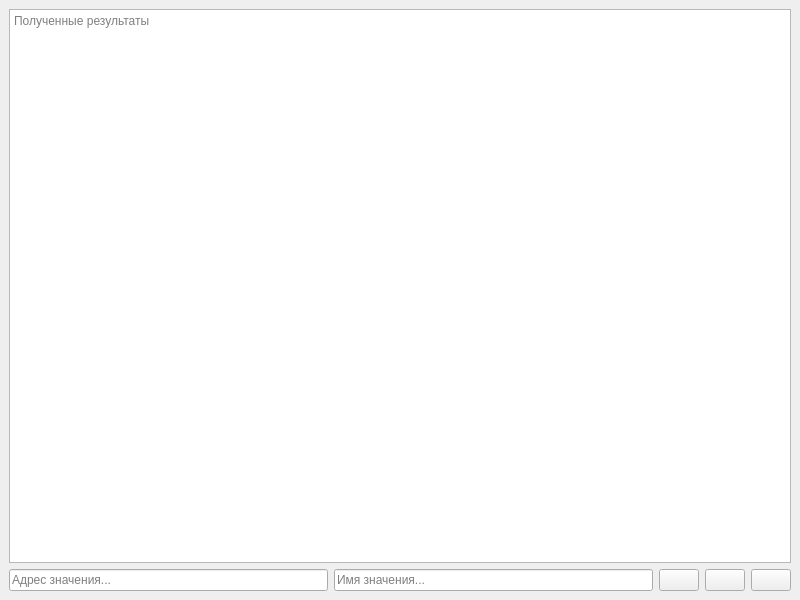
<?xml version="1.0" encoding="UTF-8"?>
<ui version="4.0">
 <class>RegWindow</class>
 <widget class="QMainWindow" name="RegWindow">
  <property name="geometry">
   <rect>
    <x>0</x>
    <y>0</y>
    <width>800</width>
    <height>600</height>
   </rect>
  </property>
  <property name="windowTitle">
   <string>RegKiller</string>
  </property>
  <property name="windowIcon">
   <iconset resource="Resources/icons.qrc">
    <normaloff>:/icons/main_icons/Icons/monitor.png</normaloff>:/icons/main_icons/Icons/monitor.png</iconset>
  </property>
  <widget class="QWidget" name="fullGroup">
   <layout class="QVBoxLayout" name="verticalLayout_3">
    <item>
     <widget class="QTextEdit" name="outputArea">
      <property name="readOnly">
       <bool>true</bool>
      </property>
      <property name="placeholderText">
       <string>Полученные результаты</string>
      </property>
     </widget>
    </item>
    <item>
     <layout class="QHBoxLayout" name="controlGroup">
      <item>
       <layout class="QHBoxLayout" name="horizontalLayout">
        <item>
         <widget class="QLineEdit" name="addrEdit">
          <property name="placeholderText">
           <string>Адрес значения...</string>
          </property>
         </widget>
        </item>
        <item>
         <widget class="QLineEdit" name="nameEdit">
          <property name="placeholderText">
           <string>Имя значения...</string>
          </property>
         </widget>
        </item>
       </layout>
      </item>
      <item>
       <layout class="QHBoxLayout" name="buttonsGroup">
        <item>
         <widget class="QPushButton" name="searchButton">
          <property name="text">
           <string/>
          </property>
          <property name="icon">
           <iconset resource="Resources/icons.qrc">
            <normaloff>:/icons/functIcons/Icons/SystemIcons/search.svg</normaloff>:/icons/functIcons/Icons/SystemIcons/search.svg</iconset>
          </property>
         </widget>
        </item>
        <item>
         <widget class="QPushButton" name="exportButton">
          <property name="text">
           <string/>
          </property>
          <property name="icon">
           <iconset resource="Resources/icons.qrc">
            <normaloff>:/icons/functIcons/Icons/SystemIcons/upload.svg</normaloff>:/icons/functIcons/Icons/SystemIcons/upload.svg</iconset>
          </property>
         </widget>
        </item>
        <item>
         <widget class="QPushButton" name="pushButton">
          <property name="text">
           <string/>
          </property>
          <property name="icon">
           <iconset resource="Resources/icons.qrc">
            <normaloff>:/icons/functIcons/Icons/SystemIcons/gear-fill.svg</normaloff>:/icons/functIcons/Icons/SystemIcons/gear-fill.svg</iconset>
          </property>
         </widget>
        </item>
       </layout>
      </item>
     </layout>
    </item>
   </layout>
  </widget>
 </widget>
 <resources>
  <include location="Resources/icons.qrc"/>
 </resources>
 <connections/>
</ui>
